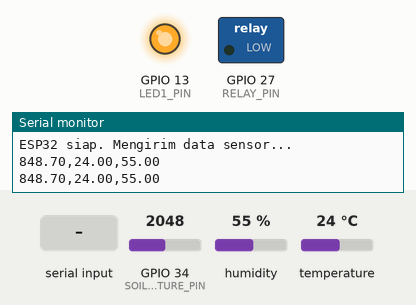
This sketch was run on a simulated ESP32. Parts: switched loads named in the sketch (green lamp = pin HIGH), output pins drawn as LEDs (lit = HIGH), the last lines printed to the serial monitor. The test bench sets the inputs (shaded band); at power-on: GPIO 34 (SOIL_MOISTURE_PIN) = 2048, humidity 55 %, temperature 24 °C.

Above: at 2.8 s.
2.9 s: "MOTOR_ON\n" received over Serial
At 4.6 s:
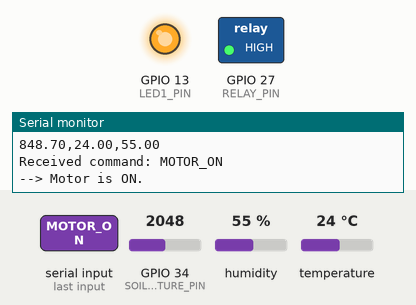
5.6 s: "MOTOR_OFF\n" received over Serial
At 7.0 s:
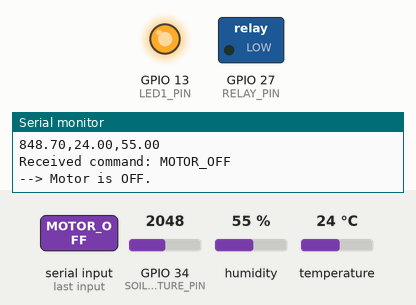
Timing chart, 0 to 8.6 s (numbered marks = the images above; inputs shaded):
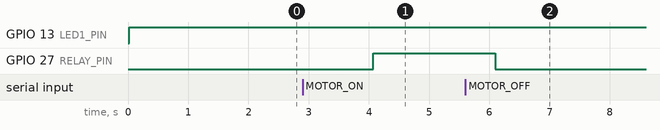

Measured:
- after the input at 2.9 s, GPIO 27 (RELAY_PIN): LOW → HIGH after 1.2 s
- after the input at 5.6 s, GPIO 27 (RELAY_PIN): HIGH → LOW after 0.49 s

The sketch:

soill.ino
```cpp
#include <DHT.h>       // Library untuk sensor DHT
#include <DHT_U.h>     // Library pelengkap untuk sensor DHT

// Definisikan Pin sesuai PDF (Halaman 3)
const int SOIL_MOISTURE_PIN = 34; // Pin analog untuk sensor kelembaban tanah
const int DHT_PIN = 26;       // Pin digital untuk sensor DHT11/DHT22
const int RELAY_PIN = 27;         // Pin digital untuk mengontrol relay motor
const int LED1_PIN = 13;           // Pin digital untuk LED1 (status sensor aman)

// Definisikan Tipe Sensor DHT (DHT11 atau DHT22)
#define DHTTYPE DHT11 // Ganti dengan DHT22 jika Anda menggunakan DHT22

// Inisialisasi Sensor DHT
DHT dht(DHT_PIN, DHTTYPE);

// Kalibrasi Sensor Kelembaban Tanah (Nilai ADC)
// Sesuaikan nilai-nilai ini dengan kalibrasi sensor Anda
// Pastikan DRY_VALUE > WET_VALUE jika sensor mengeluarkan nilai ADC lebih tinggi saat kering.
const int WET_VALUE = 1700; // Contoh: Pembacaan ADC saat tanah sangat basah
const int DRY_VALUE = 4000; // Contoh: Pembacaan ADC saat tanah sangat kering

// Fungsi untuk memetakan nilai dari satu rentang ke rentang lain untuk float
float mapfloat(float x, float in_min, float in_max, float out_min, float out_max) {
  return (x - in_min) * (out_max - out_min) / (in_max - in_min) + out_min;
}

void setup() {
  Serial.begin(115200); // Inisialisasi Serial Monitor
  while (!Serial);      // Tunggu Serial Monitor siap (khusus ESP32)

  dht.begin(); // Inisialisasi sensor DHT
  pinMode(RELAY_PIN, OUTPUT); // Set pin relay sebagai output
  pinMode(LED1_PIN, OUTPUT);  // Set pin LED1 sebagai output

  // Pastikan motor mati dan LED1 mati saat startup (HIGH untuk relay aktif LOW)
  digitalWrite(RELAY_PIN, LOW);
  digitalWrite(LED1_PIN, LOW); // LED mati saat awal

  Serial.println("ESP32 siap. Mengirim data sensor...");
}

void loop() {
  // --- Baca Data Sensor Kelembaban Tanah ---
  int soilMoistureADC = analogRead(SOIL_MOISTURE_PIN);

  // Konversi nilai ADC ke rentang 0.00 hingga 1000.00
  float soilMoistureValue = mapfloat(soilMoistureADC, DRY_VALUE, WET_VALUE, 0.0, 1000.0);

  // Batasi nilai agar tetap dalam rentang 0.00 hingga 1000.00
  if (soilMoistureValue < 0.0) {
    soilMoistureValue = 0.0;
  } else if (soilMoistureValue > 1000.0) {
    soilMoistureValue = 1000.0;
  }

  // --- Baca Data Sensor Suhu dan Kelembaban Udara (DHT) ---
  float humidity = dht.readHumidity();
  float temperatureC = dht.readTemperature(); // Celcius

  // --- Kirim Data ke Serial Monitor dalam Format Komma-Separated ---
  // Format: "soil_moisture_value,temperature_celsius,humidity_percent"
  if (isnan(humidity) || isnan(temperatureC)) {
    Serial.println("SENSOR_ERROR"); // Kirim pesan error jika DHT gagal
    digitalWrite(LED1_PIN, LOW); // LED1 mati jika ada error
  } else {
    // Menggunakan Serial.print(value, num_decimal_places) untuk memformat output
    Serial.print(soilMoistureValue, 2); // Soil Moisture dengan 2 desimal (0.00 - 1000.00)
    Serial.print(",");
    Serial.print(temperatureC, 2);       // Suhu dengan 2 desimal
    Serial.print(",");
    Serial.println(humidity, 2);         // Kelembaban Udara dengan 2 desimal, dan newline
    digitalWrite(LED1_PIN, HIGH); // LED1 menyala jika pembacaan sensor aman
  }

  // --- Menerima Perintah dari Serial (dari Python) ---
  if (Serial.available() > 0) {
    String command = Serial.readStringUntil('\n');
    command.trim();

    Serial.print("Received command: ");
    Serial.println(command);

    if (command == "MOTOR_ON") {
      digitalWrite(RELAY_PIN, HIGH); // Nyalakan motor (sesuaikan dengan modul relay Anda, LOW/HIGH)
      Serial.println("--> Motor is ON.");
    } else if (command == "MOTOR_OFF") {
      digitalWrite(RELAY_PIN, LOW); // Matikan motor
      Serial.println("--> Motor is OFF.");
    } else {
      Serial.println("--> Unknown command received.");
    }
  }

  delay(2000); // Tunggu 2 detik sebelum pembacaan/pengiriman data sensor berikutnya
}
```
